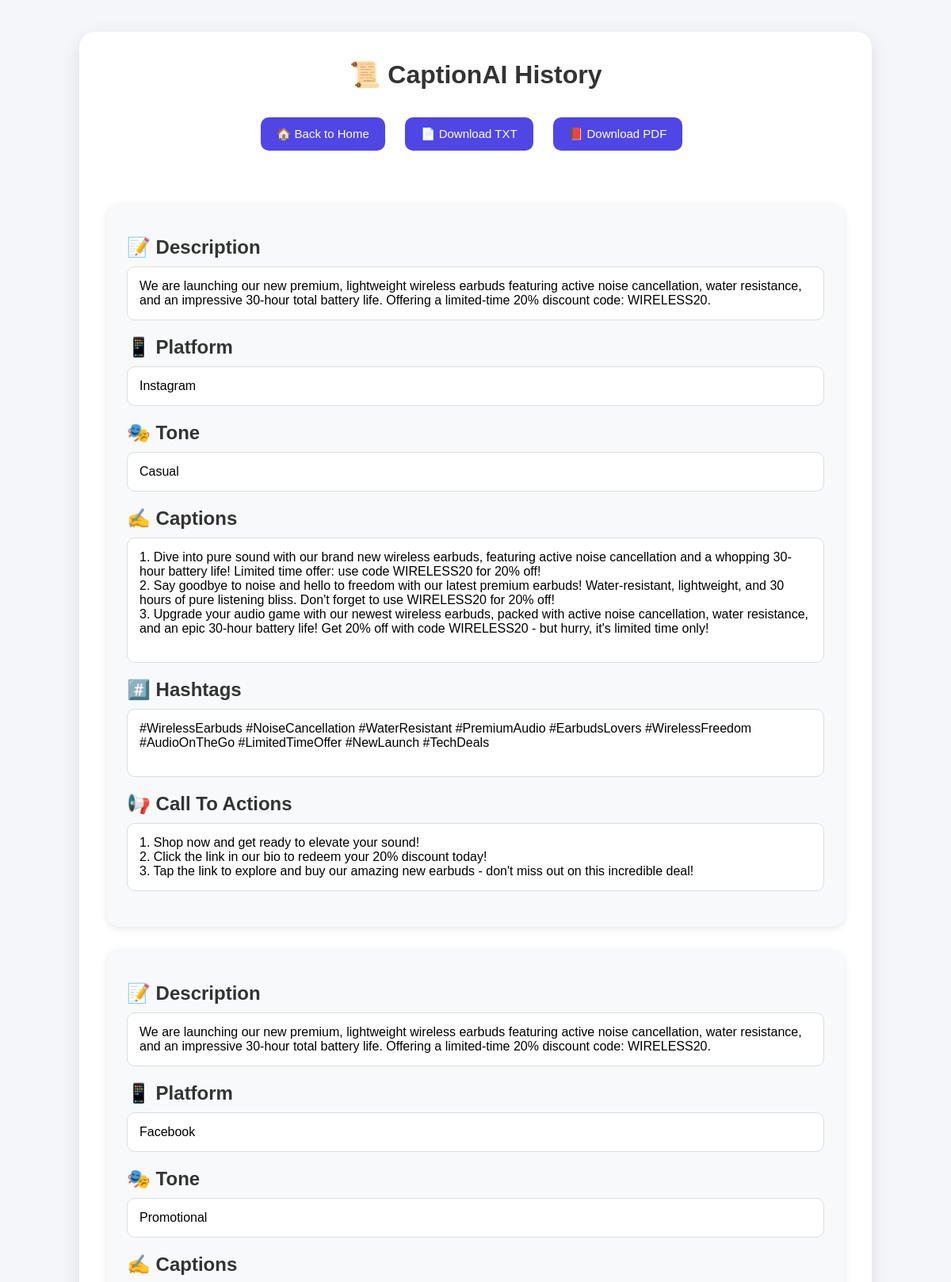
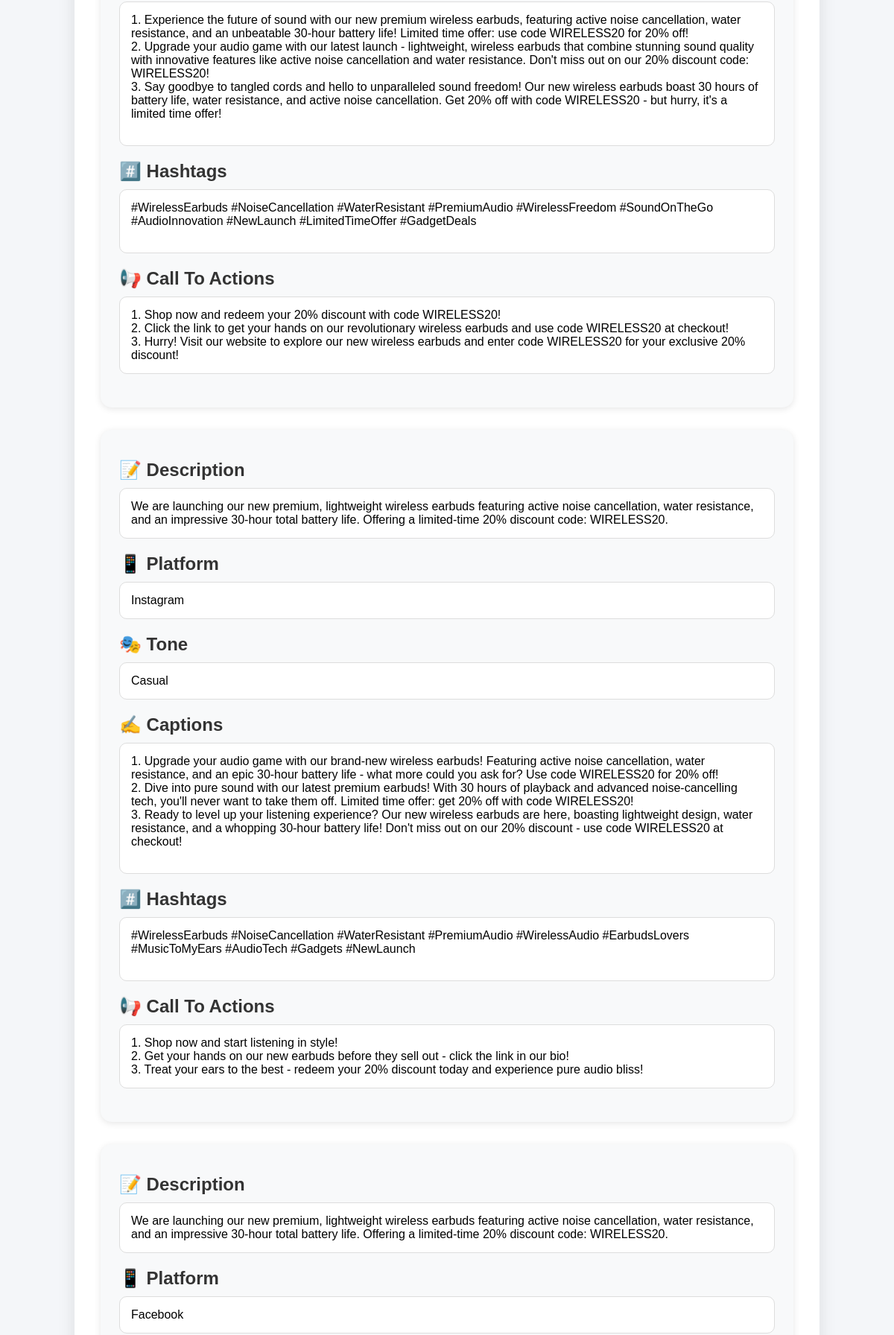
The app's page /history (upper part) with its own data (2 pictures, top to bottom).
### tables this page shows
CREATE TABLE history (
            id INTEGER PRIMARY KEY AUTOINCREMENT,
            description TEXT,
            platform TEXT,
            tone TEXT,
            captions TEXT,
            hashtags TEXT,
            ctas TEXT
        );

### app.py (the view)
@app.route("/history")
def history():
    rows = get_history()
    return render_template(
        "history.html",
        rows=rows
    )

### database.py (called while the page is built)
def get_history():
    conn = sqlite3.connect("history.db")
    cursor = conn.cursor()
    cursor.execute("""
        SELECT * FROM history
        ORDER BY id DESC
    """)
    rows = cursor.fetchall()
    conn.close()
    return rows

### templates/history.html (shortened to what this page needs)
<!DOCTYPE html>
<html lang="en">
<head>
    <link rel="stylesheet"
          href="{{ url_for('static', filename='style.css') }}">
</head>
<body>
<div class="container">
    <h1>📜 CaptionAI History</h1>
    <div class="top-buttons">
        <a href="/">
            <button type="button">
                🏠 Back to Home
            </button>
        </a>
        <a href="/download/txt">
            <button type="button">
                📄 Download TXT
            </button>
        </a>
        <a href="/download/pdf">
            <button type="button">
                📕 Download PDF
            </button>
        </a>
    </div>
    <br>
    {% if rows %}
        {% for row in rows %}
        <div class="result-box">
            <h2>📝 Description</h2>
            <pre>{{ row[1] }}</pre>
            <h2>📱 Platform</h2>
            <pre>{{ row[2] }}</pre>
            <h2>🎭 Tone</h2>
            <pre>{{ row[3] }}</pre>
            <h2>✍️ Captions</h2>
            <pre>{{ row[4] }}</pre>
            <h2>#️⃣ Hashtags</h2>
            <pre>{{ row[5] }}</pre>
            <h2>📢 Call To Actions</h2>
            <pre>{{ row[6] }}</pre>
        </div>
        {% endfor %}
    {% endif %}
</div>
</body>
</html>

### static/style.css (style rules this page uses)
* { margin: 0; padding: 0; box-sizing: border-box; font-family: Arial, sans-serif; }
body { background: #f4f6f9; min-height: 100vh; padding: 40px; transition: all 0.4s ease; }
.container { max-width: 1000px; margin: auto; background: white; padding: 35px; border-radius: 20px; box-shadow: 0px 8px 25px rgba(0, 0, 0, 0.1); }
h1 { text-align: center; margin-bottom: 15px; color: #333; }
button { background: #4f46e5; color: white; border: none; padding: 12px 20px; border-radius: 10px; cursor: pointer; margin-top: 20px; margin-right: 10px; font-size: 15px; transition: 0.3s; }
.result-box { background: #f8f9fa; padding: 25px; border-radius: 15px; margin-top: 30px; box-shadow: 0px 2px 10px rgba(0,0,0,0.1); }
.result-box h2 { margin-top: 15px; margin-bottom: 10px; color: #333; }
pre { white-space: pre-wrap; background: white; padding: 15px; border-radius: 10px; border: 1px solid #ddd; margin-bottom: 20px; overflow-x: auto; }
.top-buttons { display: flex; justify-content: center; flex-wrap: wrap; gap: 15px; margin-bottom: 20px; }

### records on screen
history: description "We are launching our new premium, lightweight wireless earbuds featuring active noise cancellation, water resistance, and an impressive 30-hour total battery life. Offering a limited-time 20% discount code: WIRELESS20.", platform "Instagram", tone "Casual", captions "1. Dive into pure sound with our brand new wireless earbuds, featuring active noise cancellation and a whopping 30-hour battery life! Limited time offer: use code WIRELESS20 for 20% off! 2. Say goodbye to noise and hello to freedom with our latest premium earbuds! Water-resistant, lightweight, and 30 hours of pure listening bliss. Don't forget to use WIRELESS20 for 20% off! 3. Upgrade your audio game with our newest wireless earbuds, packed with active noise cancellation, water resistance, and an epic 30-hour battery life! Get 20% off with code WIRELESS20 - but hurry, it's limited time only!", hashtags "#WirelessEarbuds #NoiseCancellation #WaterResistant #PremiumAudio #EarbudsLovers #WirelessFreedom #AudioOnTheGo #LimitedTimeOffer #NewLaunch #TechDeals", ctas "1. Shop now and get ready to elevate your sound! 2. Click the link in our bio to redeem your 20% discount today! 3. Tap the link to explore and buy our amazing new earbuds - don't miss out on this incredible deal!"
history: description "We are launching our new premium, lightweight wireless earbuds featuring active noise cancellation, water resistance, and an impressive 30-hour total battery life. Offering a limited-time 20% discount code: WIRELESS20.", platform "Facebook", tone "Promotional", captions "1. Experience the future of sound with our new premium wireless earbuds, featuring active noise cancellation, water resistance, and an unbeatable 30-hour battery life! Limited time offer: use code WIRELESS20 for 20% off! 2. Upgrade your audio game with our latest launch - lightweight, wireless earbuds that combine stunning sound quality with innovative features like active noise cancellation and water resistance. Don't miss out on our 20% discount code: WIRELESS20! 3. Say goodbye to tangled cords and hello to unparalleled sound freedom! Our new wireless earbuds boast 30 hours of battery life, water resistance, and active noise cancellation. Get 20% off with code WIRELESS20 - but hurry, it's…", hashtags "#WirelessEarbuds #NoiseCancellation #WaterResistant #PremiumAudio #WirelessFreedom #SoundOnTheGo #AudioInnovation #NewLaunch #LimitedTimeOffer #GadgetDeals", ctas "1. Shop now and redeem your 20% discount with code WIRELESS20! 2. Click the link to get your hands on our revolutionary wireless earbuds and use code WIRELESS20 at checkout! 3. Hurry! Visit our website to explore our new wireless earbuds and enter code WIRELESS20 for your exclusive 20% discount!"
history: description "We are launching our new premium, lightweight wireless earbuds featuring active noise cancellation, water resistance, and an impressive 30-hour total battery life. Offering a limited-time 20% discount code: WIRELESS20.", platform "Instagram", tone "Casual", captions "1. Upgrade your audio game with our brand-new wireless earbuds! Featuring active noise cancellation, water resistance, and an epic 30-hour battery life - what more could you ask for? Use code WIRELESS20 for 20% off! 2. Dive into pure sound with our latest premium earbuds! With 30 hours of playback and advanced noise-cancelling tech, you'll never want to take them off. Limited time offer: get 20% off with code WIRELESS20! 3. Ready to level up your listening experience? Our new wireless earbuds are here, boasting lightweight design, water resistance, and a whopping 30-hour battery life! Don't miss out on our 20% discount - use code WIRELESS20 at checkout!", hashtags "#WirelessEarbuds #NoiseCancellation #WaterResistant #PremiumAudio #WirelessAudio #EarbudsLovers #MusicToMyEars #AudioTech #Gadgets #NewLaunch", ctas "1. Shop now and start listening in style! 2. Get your hands on our new earbuds before they sell out - click the link in our bio! 3. Treat your ears to the best - redeem your 20% discount today and experience pure audio bliss!"
history: description "We are launching our new premium, lightweight wireless earbuds featuring active noise cancellation, water resistance, and an impressive 30-hour total battery life. Offering a limited-time 20% discount code: WIRELESS20.", platform "Facebook"
